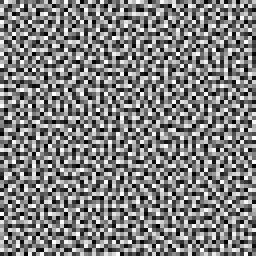
#> input picture app/ouroboros_engine/assets/blue_noise_64.png, 64 x 64 px (shown 4 times larger)
$ python -i metrics.py   (imports and definitions only)   (older library calls are emulated)
#> lines starting #> are read from the running program, lines starting #| are printed output that depends on the picture
### app/config.py
"""Shared constants.

Everything the PS4 imposes as a fixed format lives here, so there are no magic
numbers scattered around the code.
"""

from __future__ import annotations

import os
from pathlib import Path

# --- Resolutions the PS4 requires -----------------------------------------
STATIC_SIZE = (1920, 1080)   # background.dds
ANIMATED_SIZE = (1280, 720)  # resolucion por defecto del fondo animado
ICON_SIZE = (128, 128)       # icono de funcion (.png)

#: Resolutions offered for the animated background. Since the limit is in
#: bytes, dropping the resolution buys considerably longer animations.
#: 960x540 is what the reference theme uses for its animated layers.
ANIMATED_SIZES = [(1280, 720), (960, 540), (640, 360)]

# --- Hard limit on the background.raf folder ------------------------------
# If the .dds files add up to more than this, the console applies the theme
# and throws "data corrupted" (CE-38196-7).
#
# MEASURED ON A CONSOLE, not taken from a tutorial. The spec going around says
# 16 MB and it is false: with real packages, 5 531 136 B (12 frames at 720p)
# applies and 6 452 992 B (14 frames) does not. The only round value in that
# range is 6 MiB, which also fits 24 frames at 640x360 (2.7 MB) working.
#
# The limit is on BYTES, not on frame count: lowering the resolution fits many
# more. That is why ANIMATED_SIZES offers several.
RAF_SIZE_LIMIT = 6 * 1024 * 1024  # 6 MiB

#: On top of the weight there is a separate cap on the NUMBER of frames.
#: It shows up comparing two packages that are nearly identical in bytes:
#:   24 frames at 960x540 = 6 223 872 B  applies
#:   54 frames at 640x360 = 6 227 712 B  throws CE-38196-7
#: The real cut is between 48 (tested, works) and 54 (fails). It stays at 48
#: because that is the last value verified on a console; narrowing it further
#: buys nothing. Probably a scene limit (one material and one actor per frame)
#: rather than a file one.
MAX_FRAME_COUNT = 48

# [6 lines of commented-out code are left out]
DEFAULT_WAIT_SECONDS = 0.1
MIN_WAIT_SECONDS = 0.02
MAX_WAIT_SECONDS = 5.0

# --- Paths ----------------------------------------------------------------
PROJECT_ROOT = Path(__file__).resolve().parent.parent
WORKSPACE = (
    Path(os.environ["CZAR_WORKSPACE"]).expanduser().resolve()
    if os.environ.get("CZAR_WORKSPACE")
    else PROJECT_ROOT / "workspace"
)
STATIC_DIR = Path(__file__).resolve().parent / "static"

# Destination folder inside the theme, exactly as the PS4 expects it.
RAF_DIR_NAME = "background.raf"
RAF_PARENT = "scene"

# --- Packaging (.pkg) -----------------------------------------------------

def _find_pkg_tools() -> Path:
    """Locates the packaging tools.

    `tools/` only holds the binaries that are actually needed (verified: the
    package that comes out is byte-for-byte identical to the one from the full
    distribution). Keeping the original folder around works too.
    """
    candidates = (
        PROJECT_ROOT / "tools",
        PROJECT_ROOT / "PS4_Fake_PKG_Tools_3.87_V7",
    )
    for candidate in candidates:
        if (candidate / "orbis-pub-cmd.exe").is_file():
            return candidate
    return candidates[0]


PKG_TOOLS_DIR = _find_pkg_tools()

# Icon the PS4 shows in the menu. It is 512x512 and lives in sce_sys; not to
# be confused with the 128x128 function icon, which goes inside the theme.
SCE_ICON_SIZE = (512, 512)
PIC1_SIZE = (1920, 1080)

#: What makes the console treat the package as a THEME rather than an app is
#: the pair (volume_type=pkg_ps4_theme, IRO_TAG=2) in param.sfo.
#: Without IRO_TAG the package installs as an app, shows a "Start" button and
#: throws CE-37695-0 on open, because the PS4 looks for an eboot.bin that does
#: not exist. The value 2 came from sweeping the full matrix against
#: img_create: it is the only one the validator accepts with the theme volume.
PKG_MODES = {
    "theme": {
        "label": "Theme",
        "volume_type": "pkg_ps4_theme",
        "iro_tag": 2,
        # The tool itself skips keystone for themes: there is no save data.
        "keystone": False,
        "extra_package_attrs": {},
        # Themes carry no PlayGo chunks.
        "chunk_info": False,
        # A theme can ONLY be 'ac'. With 'gd' it installs and even shows up in
        # the list, but the console crashes when applying it (CE-36329-3). Not
        # a preference: it is the only one that works, hence no selector.
        "categories": ["ac"],
    },
    "app": {
        "label": "Application",
        "volume_type": "pkg_ps4_app",
        "iro_tag": None,
        "keystone": True,
        "extra_package_attrs": {"storage_type": "digital50", "app_type": "full"},
        "chunk_info": True,
    },
}

#: Categories orbis-pub-cmd accepts; anything else gives
#: "unsupported app_category". Careful: 'gdt' is NOT on the list, whatever the
#: tutorials say. Which one is usable depends on the mode: see
#: PKG_MODES[...]["categories"], which is what validation actually checks.
PKG_CATEGORIES = [
    "gd", "gde", "gdc", "gdk", "gdl", "gdn", "gdo",
    "gp", "gpe", "gpc", "gpk", "gpl", "gpn", "gpo",
    "ac", "md",
]

#: A theme is "additional content", not an application. Confirmed by reading
#: the param.sfo of a Sony retail theme (Call of Duty AW, c_date=20141010):
#: CATEGORY='ac' + IRO_TAG=2, with no APP_VER and no APP_TYPE.
#: With CATEGORY='gd' the theme shows up in Themes but the console crashes
#: when applying it (CE-36329-3).
PKG_DEFAULTS = {
    "mode": "theme",
    "category": "ac",
    "passcode": "0" * 32,
    "content_prefix": "UP9000",
    "title_id": "CUSA00000",
}

# --- Canonical theme layout -----------------------------------------------
# Taken from the orbis-pub-cmd validator and from a real extracted theme.
# Not configurable: the console looks for these exact names.
THEME_PATHS = {
    "homescreen": "texture/background/homescreen.png",
    "functionscreen": "texture/background/functionscreen.png",
    "preview": "texture/preview.png",
    "theme_xml": "theme.xml",
    "function_icon_dir": "texture/function_icon",
    "raf_dir": RAF_PARENT + "/" + RAF_DIR_NAME,
}

#: Thumbnail shown in the theme list.
PREVIEW_SIZE = (740, 416)

#: Function icons are 128x128 and their glow variant 152x152.
FUNCTION_ICON_SIZE = ICON_SIZE
FUNCTION_ICON_GLOW_SIZE = (152, 152)

PKG_FIXED_PATHS = {
    "sce_icon": "sce_sys/icon0.png",
    "pic1": "sce_sys/pic1.png",
}

def L(en: str, es: str, pt_br: str) -> dict:
    """A label in both languages.

    The interface picks by the active language; the key is always present so a
    missing translation shows up as a KeyError here, not as a blank in the UI.
    """
    return {"en": en, "es": es, "pt-BR": pt_br}


#: What each icon is called on the console. The key is the FILE name, which is
#: NOT configurable: the PS4 looks for those literals. The interface shows the
#: label with the file name underneath, because knowing which one you are
#: generating stays useful when debugging.
ICON_LABELS = {
    # function
    "community": L("Communities", "Comunidades", "Comunidades"),
    "event": L("Events", "Eventos", "Eventos"),
    "friend": L("Friends", "Amigos", "Amigos"),
    "message": L("Messages", "Mensajes", "Mensagens"),
    "notification": L("Notifications", "Notificaciones", "Notificações"),
    "party": L("Party", "Grupo", "Grupo"),
    "power": L("Power", "Encendido", "Energia"),
    "setting": L("Settings", "Ajustes", "Configurações"),
    "trophy": L("Trophies", "Trofeos", "Troféus"),
    # content
    "browser": L("Browser", "Navegador", "Navegador"),
    "disc": L("Disc", "Disco", "Disco"),
    "discoverlay": L("Disc (overlay)", "Disco (superpuesto)", "Sobreposição do disco"),
    "folder": L("Folder", "Carpeta", "Pasta"),
    "gallery": L("Capture Gallery", "Galeria de captura", "Galeria de capturas"),
    "library": L("Library", "Biblioteca", "Biblioteca"),
    "livefromps": L("Live from PlayStation", "Live from PlayStation", "Ao vivo do PlayStation"),
    "shareplay": L("Share Play", "Share Play", "Share Play"),
    "tvvideo": L("TV & Video", "TV y video", "TV e vídeo"),
    "usbmusic": L("USB Music", "Musica USB", "Música USB"),
}

#: Names the console expects in texture/function_icon/.
FUNCTION_ICONS = [
    "community", "event", "friend", "message", "notification",
    "party", "power", "setting", "trophy",
]

#: Content icons, in texture/content_icon/. They are 512x512.
CONTENT_ICONS = [
    "browser", "disc", "discoverlay", "folder", "gallery",
    "library", "livefromps", "shareplay", "tvvideo", "usbmusic",
]
CONTENT_ICON_SIZE = (512, 512)


def _build_slots() -> dict:
    """Cada hueco personalizable del tema: a donde va, a que tamano y de que
    otro hueco copia si lo dejas vacio.

    `fallback` es lo que hace que subir una sola imagen siga funcionando: el
    resto de fondos se derivan de ella salvo que les pongas la suya.
    """
    slots: dict[str, dict] = {
        "home": {
            "label": L("Home background", "Fondo de la home", "Fundo da tela inicial"),
            "path": THEME_PATHS["homescreen"],
            "size": STATIC_SIZE,
            "group": "background",
            "required": True,
            # Still required even with an animated background: the thumbnail,
            # the icon and the store pic1 come from here. That is why it gets
            # renamed instead of disappearing like the top-menu one.
            "hidden_by_raf": True,
            "raf_label": L("Theme image", "Imagen del tema", "Imagem do tema"),
        },
        "function": {
            "label": L("Top menu background", "Fondo del menú superior", "Fundo do menu superior"),
            "path": THEME_PATHS["functionscreen"],
            "size": STATIC_SIZE,
            "group": "background",
            "fallback": "home",
            "hidden_by_raf": True,
        },
        "preview": {
            "label": L("Theme thumbnail", "Miniatura del tema", "Miniatura do tema"),
            "path": THEME_PATHS["preview"],
            "size": PREVIEW_SIZE,
            "group": "background",
            "fallback": "home",
        },
        "icon0": {
            "label": L("Content icon", "Icono del contenido", "Ícone de conteúdo"),
            "path": PKG_FIXED_PATHS["sce_icon"],
            "size": SCE_ICON_SIZE,
            "group": "background",
            "fallback": "home",
        },
    }
    for name in FUNCTION_ICONS:
        slots[f"fn:{name}"] = {
            "label": ICON_LABELS.get(name, name),
            "file": name,
            "path": f"{THEME_PATHS['function_icon_dir']}/{name}.png",
            "size": FUNCTION_ICON_SIZE,
            "group": "function_icon",
            # The glow variant comes from the same image, just bigger.
            "glow_path": f"{THEME_PATHS['function_icon_dir']}/{name}_glow.png",
            "glow_size": FUNCTION_ICON_GLOW_SIZE,
        }
    for name in CONTENT_ICONS:
        slots[f"ct:{name}"] = {
            "label": ICON_LABELS.get(name, name),
            "file": name,
            "path": f"texture/content_icon/{name}.png",
            "size": CONTENT_ICON_SIZE,
            "group": "content_icon",
        }
    return slots


IMAGE_SLOTS = _build_slots()

SLOT_GROUPS = [
    {"id": "background", "label": L("Backgrounds", "Fondos", "Fundos")},
    {"id": "function_icon", "label": L("Function icons", "Iconos de función", "Ícones de função")},
    {"id": "content_icon", "label": L("Content icons", "Iconos de contenido", "Ícones de conteúdo")},
]

# --- Audio ----------------------------------------------------------------
# Menu music is ATRAC9 (.at9) and the effects are Sony ADPCM (.vag). Both are
# proprietary: ffmpeg decodes ATRAC9 but does not encode it, and the official
# encoder lives in a 32-bit libatrac9.dll with no public API. Music is
# therefore accepted already converted (or run through at9tool when present),
# while the effects are generated here.
#: Music has to arrive as .at9; the effects are converted here.
AUDIO_SLOTS = {
    "bgm": {
        "label": L("Menu music", "Música del menú", "Música do menu"),
        "path": "sound/bgm_home.at9",
        "codec": "atrac9",
        "rate": 48000,
        "convert": False,
        "exts": {".at9"},
    },
    "se_decide": {
        "label": L("Confirm", "Aceptar", "Confirmar"),
        "path": "sound/se_decide.vag",
        "rate": 48000,
        "convert": True,
        "exts": None,          # cualquier audio que lea ffmpeg
    },
    "se_cursor": {
        "label": L("Move cursor", "Mover el cursor", "Mover cursor"),
        "path": "sound/se_cursor.vag",
        "rate": 48000,
        "convert": True,
        "exts": None,
    },
    "se_cancel": {
        "label": L("Cancel", "Cancelar", "Cancelar"),
        "path": "sound/se_cancel.vag",
        "rate": 48000,
        "convert": True,
        "exts": None,
    },
}

#: Effects are converted to VAG, so almost anything goes in.
SOUND_EXTS = {".wav", ".mp3", ".ogg", ".flac", ".m4a", ".aac", ".opus", ".wma", ".at9", ".vag"}
AUDIO_EXTS = {".at9"}

#: A system effect lasts an instant; trimming stops a whole song from ending
#: up in an effect slot by accident.
MAX_SFX_SECONDS = 5.0


# How many old jobs to keep before pruning the workspace.
# A single theme can use 23 image slots plus the animated background, and all
# of them have to still be alive when Package is pressed: if pruning takes one
# mid-session the build fails with a 404. Hence the headroom.
MAX_JOBS_KEPT = max(500, len(IMAGE_SLOTS) * 20)

# Continuous operation TTL (>= 6 hours; 8 hours idle safety window, continuously
# refreshed by browser /api/keepalive every 25s during active sessions).
SESSION_MEDIA_TTL_SECONDS = 8 * 3600
KEEPALIVE_INTERVAL_MS = 25_000

# Quality of the webp sent to the browser for the preview.
PREVIEW_WEBP_QUALITY = 82

# Extensions accepted by each screen.
VIDEO_EXTS = {".mp4", ".mov", ".mkv", ".webm", ".avi", ".m4v", ".gif", ".apng", ".wmv", ".flv"}
IMAGE_EXTS = {".png", ".jpg", ".jpeg", ".bmp", ".webp", ".tif", ".tiff", ".gif", ".dds", ".svg"}
MAX_UPLOAD_BYTES = 512 * 1024 * 1024

# Streaming chunked upload & 4K video normalization limits.
UPLOAD_CHUNK_BYTES = 2 * 1024 * 1024         # 2 MiB per chunk (safe behind *.app.github.dev proxy)
MAX_UPLOAD_CHUNK_BYTES = 4 * 1024 * 1024     # hard per-chunk safety ceiling
MAX_VIDEO_UPLOAD_BYTES = 120 * 1024 * 1024   # 120 MiB cap for videos (incl. 4K 60fps)
VIDEO_PASSTHROUGH_MAX_BYTES = 16 * 1024 * 1024  # <= 720p & <= 16 MiB videos stay untouched
VIDEO_NORMALIZE_SIZE = ANIMATED_SIZE         # (1280, 720) PS4 animation max resolution
VIDEO_NORMALIZE_FPS_THRESHOLD = 36.0         # >36 fps -> integer divisor (60->30, 50->25, 48->24)

# Five dedicated media folders (both in Media Library UI and project subfolders).
MEDIA_FOLDERS: tuple[dict, ...] = (
    {
        "id": "content_icons",
        "subdir": "icones-de-conteudo",
        "label": L("Content icons", "Iconos de contenido", "Ícones de conteúdo"),
        "accept_kinds": ("image",),
        "accept_exts": sorted(IMAGE_EXTS),
        "description": L("512×512 PNG/SVG content icons", "Iconos de contenido 512×512", "Ícones de conteúdo 512×512 (PNG/SVG)"),
    },
    {
        "id": "function_icons",
        "subdir": "icones-de-funcao",
        "label": L("Function icons", "Iconos de función", "Ícones de função"),
        "accept_kinds": ("image",),
        "accept_exts": sorted(IMAGE_EXTS),
        "description": L("128×128 + 152×152 glow icons", "Iconos de función 128×128 + glow", "Ícones de função 128×128 + glow 152×152"),
    },
    {
        "id": "audio",
        "subdir": "audio",
        "label": L("Audio", "Audio", "Áudio"),
        "accept_kinds": ("audio",),
        "accept_exts": sorted(SOUND_EXTS),
        "description": L("BGM (ATRAC9) & SFX (VAG)", "Música (ATRAC9) y efectos (VAG)", "Música (ATRAC9) e efeitos sonoros (VAG)"),
    },
    {
        "id": "theme_image",
        "subdir": "imagem-de-tema",
        "label": L("Theme image", "Imagen de tema", "Imagem de tema"),
        "accept_kinds": ("image", "animation"),
        "accept_exts": sorted(IMAGE_EXTS),
        "description": L("1920×1080 backgrounds, preview & icon0", "Fondos 1920×1080, miniatura e icon0", "Fundos 1920×1080, miniatura e icon0"),
    },
    {
        "id": "animated_bg",
        "subdir": "fundo-animado",
        "label": L("Animated background", "Fondo animado", "Fundo animado"),
        "accept_kinds": ("video", "animation"),
        "accept_exts": sorted(VIDEO_EXTS),
        "description": L("Videos (up to 4K 120 MiB) & GIF/APNG", "Videos (hasta 4K 120 MiB) y GIF/APNG", "Vídeos (até 4K 120 MiB) e GIF/APNG"),
    },
)
MEDIA_FOLDER_BY_ID: dict[str, dict] = {f["id"]: f for f in MEDIA_FOLDERS}
MEDIA_FOLDER_IDS: tuple[str, ...] = tuple(f["id"] for f in MEDIA_FOLDERS)


def dds_bytes_for(width: int, height: int) -> int:
    """Exact size of a DXT1 .dds without mipmaps.

    DXT1 is fixed-rate: every 4x4 pixel block takes 8 bytes, so the size does
    not depend on the image content. That is what lets the interface show the
    real weight before compressing anything.
    """
    blocks = ((width + 3) // 4) * ((height + 3) // 4)
    return 128 + blocks * 8  # 128 = DDS header


#: Weight of one animated background frame (1280x720) -> 460_928 bytes.
ANIMATED_FRAME_BYTES = dds_bytes_for(*ANIMATED_SIZE)


def max_frames_for(size: tuple[int, int]) -> int:
    """How many frames of that resolution the console accepts.

    The stricter of the two limits wins: the weight (DXT1 is fixed-rate, so it
    comes out exact) and the frame-count cap.
    """
    return min(RAF_SIZE_LIMIT // dds_bytes_for(*size), MAX_FRAME_COUNT)
#> further down, picture is the input picture: shape (64, 64, 3); min 0, max 255, mean 127.5


#: Cap at the default resolution.
MAX_FRAMES = max_frames_for(ANIMATED_SIZE)

### app/ouroboros_engine/flow.py
"""Dense optical flow, forward-backward occlusion checks, subpixel phase shift, and camera motion."""

from __future__ import annotations

from collections import OrderedDict
from dataclasses import dataclass
import hashlib
from threading import Lock

import cv2
import numpy as np


_FLOW_CACHE_MAX = 256
_FLOW_CACHE: OrderedDict[tuple, "FlowResult"] = OrderedDict()
_FLOW_CACHE_LOCK = Lock()


# [13 lines left out: functions clear_flow_cache, _frame_digest, not called in this run]


@dataclass(frozen=True)
class FlowResult:
    """Bidirectional dense optical flow with occlusion and multi-factor confidence estimates."""

    fwd: np.ndarray        # (H, W, 2) float32, dx, dy from a -> b
    bwd: np.ndarray        # (H, W, 2) float32, dx, dy from b -> a
    fb_error: np.ndarray   # (H, W) float32, forward-backward inconsistency in px
    occluded: np.ndarray   # (H, W) bool, True where correspondence is unreliable/occluded
    confidence: np.ndarray # (H, W) float32 in [0, 1]


def to_gray_u8(frame: np.ndarray) -> np.ndarray:
    """Convert RGB or RGBA uint8 frame to single-channel luminance uint8."""
    if frame.ndim == 2:
        return frame.astype(np.uint8, copy=False)
    if frame.shape[2] == 4:
        return cv2.cvtColor(frame, cv2.COLOR_RGBA2GRAY)
    return cv2.cvtColor(frame, cv2.COLOR_RGB2GRAY)


# [340 lines left out: functions compute_flow_pair, _sample_flow, compute_bidirectional_flow, compute_flow_capped, estimate_subpixel_shift, estimate_camera_motion and 2 more, not called in this run]

### app/ouroboros_engine/metrics.py
"""16-metric scientific circular loop evaluation suite, including native-resolution post-DDS validation."""

from __future__ import annotations

import math
import time
from typing import Sequence

import cv2
import numpy as np
from skimage.metrics import structural_similarity as skimage_ssim

from .. import dds, dxt1
from ..config import ANIMATED_SIZES, MAX_FRAME_COUNT, RAF_SIZE_LIMIT, dds_bytes_for, max_frames_for
from . import OUROBOROS_VERSION as DELUXE_VERSION
from .bc1_backends import DEFAULT_OUROBOROS_BC1_BACKEND, encode_sequence_bc1, extract_bc1_endpoints
from .flow import compute_bidirectional_flow, flow_kinematics, to_gray_u8


# [64 lines left out: functions _as_rgb_stack, _psnr, _ssim_gray, _ssim_and_ms_ssim_gray, not called in this run]


def _ms_ssim_gray(a: np.ndarray, b: np.ndarray) -> float:
    """Fast 3-scale multi-scale SSIM approximation on grayscale frames."""
    return _ssim_and_ms_ssim_gray(a, b)[1]


# [13 lines left out: functions _robust_z, _edge_map, not called in this run]


def _laplacian_sharpness(gray: np.ndarray) -> float:
    lap = cv2.Laplacian(gray, cv2.CV_32F, ksize=3)
    return float(np.var(lap))


def _banding_index(rgb: np.ndarray) -> float:
    """Estimate false-contour banding in smooth gradient areas.

    In smooth regions (low coarse gradient and low high-frequency texture residual),
    true smooth gradients have tiny uniform macroscopic steps while quantized/DXT1a-banded
    regions exhibit flat 4x4 plateaus broken by sudden contour steps along block boundaries.
    """
    gray = to_gray_u8(rgb).astype(np.float32)
    smooth = cv2.GaussianBlur(gray, (9, 9), 2.0)
    gx_s = cv2.Sobel(smooth, cv2.CV_32F, 1, 0, ksize=3) / 8.0
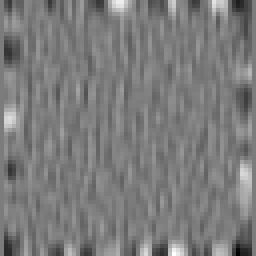
#> gx_s: shape (64, 64) float32 (shown 4 times larger); min -2.37, max 2.48, mean -0.00886; drawn with min black and max white
    gy_s = cv2.Sobel(smooth, cv2.CV_32F, 0, 1, ksize=3) / 8.0
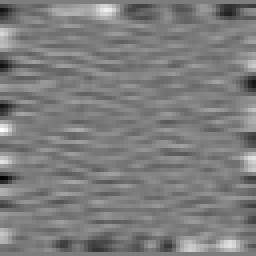
#> gy_s: shape (64, 64) float32 (shown 4 times larger); min -2.18, max 2.24, mean -0.00511; drawn with min black and max white
    coarse_grad = np.hypot(gx_s, gy_s)

    # Smooth-gradient mask: gentle tone ramp AND low high-frequency texture (excludes hair/line-art halos)
    hf_res = cv2.boxFilter(np.abs(gray - smooth), -1, (5, 5))
#> (the rest of the program and of its run is left out)
